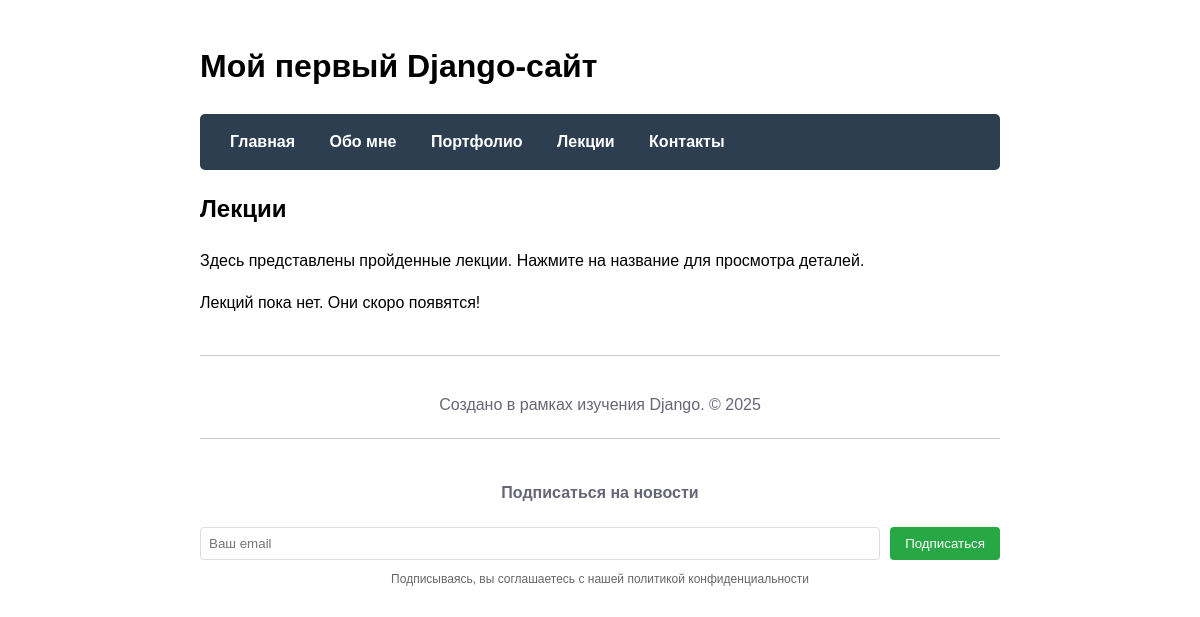
The app's page /lectures/, older data.
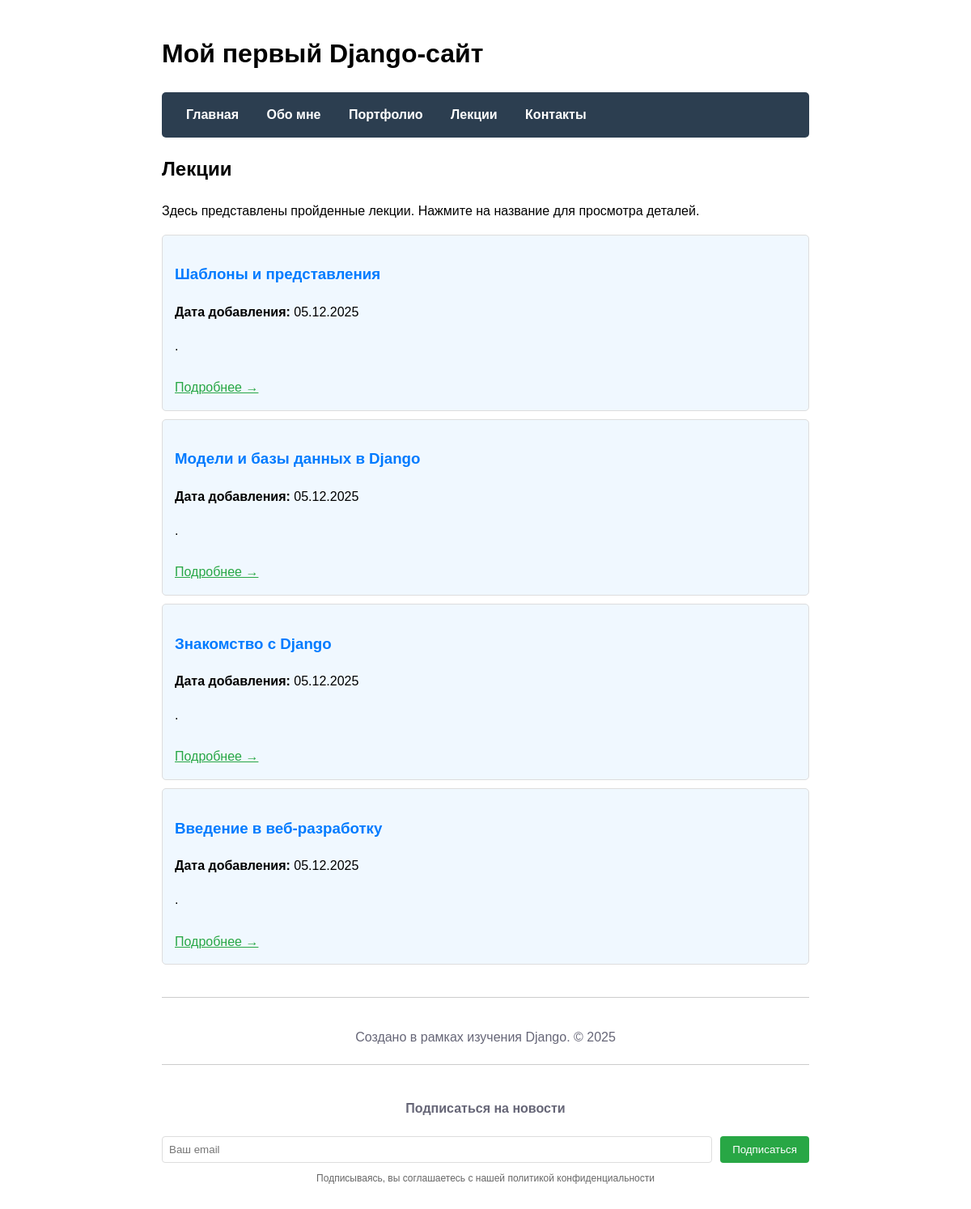
The same page, newer data.
### main/models.py (models this page shows, shortened)
class Lecture(models.Model):
    title = models.CharField(max_length=200, verbose_name='Название лекции')
    description = models.TextField(verbose_name='Краткое описание')
    created_at = models.DateTimeField(auto_now_add=True, verbose_name='Дата создания')
    class Meta:
        verbose_name = 'Лекция'
        verbose_name_plural = 'Лекции'

### main/views.py (the view)
def lectures(request):
    lectures_list = Lecture.objects.all().order_by('-created_at')
    context = {
        'title': 'Лекции',
        'lectures': lectures_list
    }
    return render(request, 'main/lectures.html', context)

### main/templates/main/lectures.html
{% extends 'main/layout.html' %}
{% block content %}
<h2>{{ title }}</h2>
<p>Здесь представлены пройденные лекции. Нажмите на название для просмотра деталей.</p>
{% for lecture in lectures %}
<div class="lecture" style="border: 1px solid #ddd; padding: 15px; margin: 10px 0; border-radius: 5px; background: #f0f8ff;">
    <h3>
        <a href="{% url 'lecture_detail' lecture.id %}" style="text-decoration: none; color: #007bff;">
            {{ lecture.title }}
        </a>
    </h3>
    <p><strong>Дата добавления:</strong> {{ lecture.created_at|date:"d.m.Y" }}</p>
    <p>{{ lecture.description|truncatewords:30 }}</p>
    <a href="{% url 'lecture_detail' lecture.id %}" style="display: inline-block; margin-top: 10px; color: #28a745;">Подробнее →</a>
</div>
{% empty %}
<p>Лекций пока нет. Они скоро появятся!</p>
{% endfor %}
{% endblock %}

### main/templates/main/layout.html (shortened to what this page needs)
<!DOCTYPE html>
<html lang="ru">
<head>
</head>
<body>
    <header>
        <h1>Мой первый Django-сайт</h1>
        <nav>
            <a href="{% url 'home' %}">Главная</a>
            <a href="{% url 'about' %}">Обо мне</a>
            <a href="{% url 'portfolio' %}">Портфолио</a>
            <a href="{% url 'lectures' %}">Лекции</a>
            <a href="{% url 'contacts' %}">Контакты</a>
         </nav>
    </header>
    <main>
        {% block content %}
        {% endblock %}
    </main>
    <footer>
        <p>Создано в рамках изучения Django. &copy; 2025</p>
        <div style="margin-top: 20px; padding-top: 20px; border-top: 1px solid #ccc;">
    <h4>Подписаться на новости</h4>
    <form action="{% url 'subscribe' %}" method="post" style="display: flex; gap: 10px;">
        <input type="email" name="email" placeholder="Ваш email" required style="flex: 1; padding: 8px; border: 1px solid #ddd; border-radius: 4px;">
        <button type="submit" style="padding: 8px 15px; background: #28a745; color: white; border: none; border-radius: 4px; cursor: pointer;">
            Подписаться
        </button>
    </form>
    <p style="font-size: 12px; color: #666; margin-top: 10px;">
        Подписываясь, вы соглашаетесь с нашей политикой конфиденциальности
    </p>
    </div>
    </footer>
</body>
</html>

### main/templates/main/layout.html (style rules this page uses)
body { font-family: Arial, sans-serif; max-width: 800px; margin: 0 auto; padding: 20px; line-height: 1.6; }
nav { background: #2c3e50; padding: 15px; border-radius: 5px; margin-bottom: 20px; }
nav a { color: white; text-decoration: none; margin: 0 15px; font-weight: bold; }
footer { margin-top: 40px; border-top: 1px solid #ccc; padding-top: 20px; text-align: center; color: #667; }

Row changes from the older to the newer data that the page shows:
added Lecture: title "Шаблоны и представления", created_at "05.12.2025", description "."
added Lecture: title "Модели и базы данных в Django", created_at "05.12.2025", description "."
added Lecture: title "Знакомство с Django", created_at "05.12.2025", description "."
added Lecture: title "Введение в веб-разработку", created_at "05.12.2025", description "."
Text that changed along with them:
text no longer shown: "Лекций пока нет. Они скоро появятся!"
